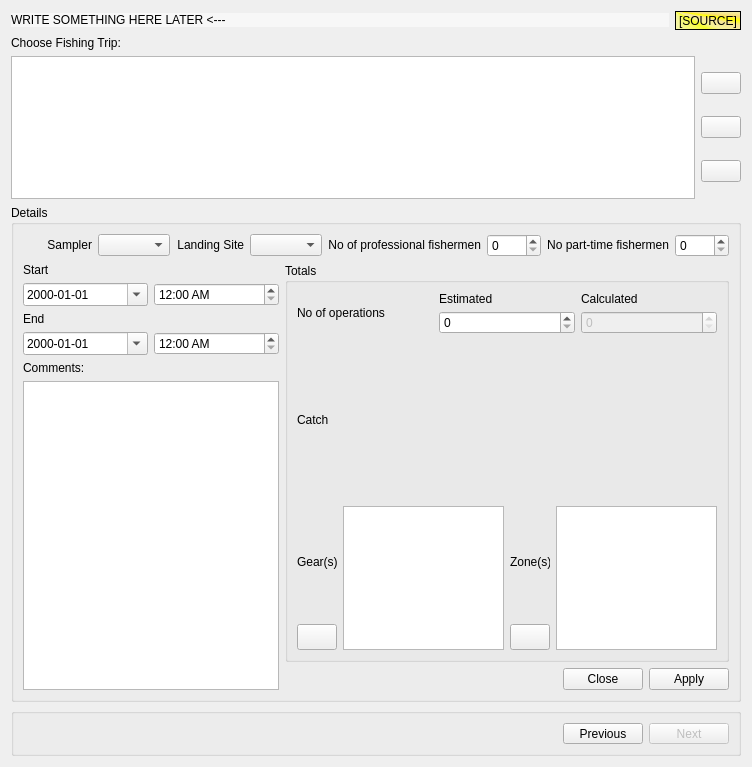
<?xml version="1.0" encoding="UTF-8"?>
<ui version="4.0">
 <class>FrmTrip</class>
 <widget class="QWidget" name="FrmTrip">
  <property name="geometry">
   <rect>
    <x>0</x>
    <y>0</y>
    <width>752</width>
    <height>767</height>
   </rect>
  </property>
  <property name="windowTitle">
   <string>Form</string>
  </property>
  <layout class="QVBoxLayout" name="verticalLayout_5">
   <item>
    <layout class="QHBoxLayout" name="horizontalLayout_9">
     <item>
      <widget class="QLabel" name="lbHeader">
       <property name="sizePolicy">
        <sizepolicy hsizetype="Preferred" vsizetype="Fixed">
         <horstretch>0</horstretch>
         <verstretch>0</verstretch>
        </sizepolicy>
       </property>
       <property name="styleSheet">
        <string notr="true">background-color:rgb(247, 247, 247)</string>
       </property>
       <property name="text">
        <string>WRITE SOMETHING HERE LATER &lt;---</string>
       </property>
      </widget>
     </item>
     <item>
      <widget class="QLabel" name="lbSource">
       <property name="sizePolicy">
        <sizepolicy hsizetype="Fixed" vsizetype="Fixed">
         <horstretch>0</horstretch>
         <verstretch>0</verstretch>
        </sizepolicy>
       </property>
       <property name="minimumSize">
        <size>
         <width>0</width>
         <height>19</height>
        </size>
       </property>
       <property name="styleSheet">
        <string notr="true">background-color: qconicalgradient(cx:0, cy:0, angle:135, stop:0 rgba(220, 220, 220, 69), stop:0.375 rgba(255, 255, 0, 69), stop:0.423533 rgba(251, 255, 0, 145), stop:0.45 rgba(247, 255, 0, 208), stop:0.477581 rgba(255, 244, 71, 130), stop:0.518717 rgba(255, 218, 71, 130), stop:0.55 rgba(255, 255, 0, 255), stop:0.57754 rgba(255, 203, 0, 130), stop:0.625 rgba(255, 255, 0, 69), stop:1 rgba(255, 255, 0, 69));
font: 75 10pt &quot;Fixedsys&quot;;</string>
       </property>
       <property name="frameShape">
        <enum>QFrame::StyledPanel</enum>
       </property>
       <property name="frameShadow">
        <enum>QFrame::Raised</enum>
       </property>
       <property name="text">
        <string>[SOURCE]</string>
       </property>
       <property name="scaledContents">
        <bool>true</bool>
       </property>
      </widget>
     </item>
    </layout>
   </item>
   <item>
    <widget class="QLabel" name="label_23">
     <property name="text">
      <string>Choose Fishing Trip:</string>
     </property>
     <property name="buddy">
      <cstring>tableView</cstring>
     </property>
    </widget>
   </item>
   <item>
    <layout class="QHBoxLayout" name="horizontalLayout_2">
     <item>
      <widget class="QTableView" name="tableView">
       <property name="sizePolicy">
        <sizepolicy hsizetype="Expanding" vsizetype="Expanding">
         <horstretch>0</horstretch>
         <verstretch>0</verstretch>
        </sizepolicy>
       </property>
       <property name="focusPolicy">
        <enum>Qt::StrongFocus</enum>
       </property>
       <property name="toolTip">
        <string>Choose sampled fishing trip (or create a new one)</string>
       </property>
       <property name="statusTip">
        <string>Choose sampled fishing trip (or create a new one)</string>
       </property>
       <property name="whatsThis">
        <string>In this widget we can choose a sampled fishing trip, or create a new one</string>
       </property>
       <property name="selectionMode">
        <enum>QAbstractItemView::SingleSelection</enum>
       </property>
       <property name="selectionBehavior">
        <enum>QAbstractItemView::SelectRows</enum>
       </property>
      </widget>
     </item>
     <item>
      <layout class="QVBoxLayout" name="verticalLayout_4">
       <item>
        <widget class="QPushButton" name="pushNew">
         <property name="toolTip">
          <string>Create new record</string>
         </property>
         <property name="statusTip">
          <string>Create new record</string>
         </property>
         <property name="whatsThis">
          <string>Creates new record</string>
         </property>
         <property name="text">
          <string/>
         </property>
         <property name="icon">
          <iconset resource="app_new.qrc">
           <normaloff>:/app_new/filenew.png</normaloff>:/app_new/filenew.png</iconset>
         </property>
        </widget>
       </item>
       <item>
        <widget class="QPushButton" name="pushEdit">
         <property name="sizePolicy">
          <sizepolicy hsizetype="Preferred" vsizetype="Fixed">
           <horstretch>0</horstretch>
           <verstretch>0</verstretch>
          </sizepolicy>
         </property>
         <property name="toolTip">
          <string>Edit record</string>
         </property>
         <property name="statusTip">
          <string>Edit record</string>
         </property>
         <property name="whatsThis">
          <string>Edits record</string>
         </property>
         <property name="text">
          <string/>
         </property>
         <property name="icon">
          <iconset resource="app_new.qrc">
           <normaloff>:/app_new/pencil.png</normaloff>:/app_new/pencil.png</iconset>
         </property>
         <property name="checkable">
          <bool>true</bool>
         </property>
        </widget>
       </item>
       <item>
        <widget class="QPushButton" name="pushRemove">
         <property name="sizePolicy">
          <sizepolicy hsizetype="Preferred" vsizetype="Fixed">
           <horstretch>0</horstretch>
           <verstretch>0</verstretch>
          </sizepolicy>
         </property>
         <property name="toolTip">
          <string>Remove record</string>
         </property>
         <property name="statusTip">
          <string>Remove record</string>
         </property>
         <property name="whatsThis">
          <string>Removes record</string>
         </property>
         <property name="text">
          <string/>
         </property>
         <property name="icon">
          <iconset resource="app_new.qrc">
           <normaloff>:/app_new/cancel.png</normaloff>:/app_new/cancel.png</iconset>
         </property>
         <property name="shortcut">
          <string>Del</string>
         </property>
        </widget>
       </item>
      </layout>
     </item>
    </layout>
   </item>
   <item>
    <widget class="QGroupBox" name="groupDetails">
     <property name="sizePolicy">
      <sizepolicy hsizetype="Preferred" vsizetype="Preferred">
       <horstretch>0</horstretch>
       <verstretch>0</verstretch>
      </sizepolicy>
     </property>
     <property name="focusPolicy">
      <enum>Qt::StrongFocus</enum>
     </property>
     <property name="title">
      <string>Details</string>
     </property>
     <layout class="QFormLayout" name="formLayout">
      <item row="0" column="0" colspan="2">
       <layout class="QHBoxLayout" name="horizontalLayout_11">
        <item>
         <widget class="QLabel" name="label_6">
          <property name="sizePolicy">
           <sizepolicy hsizetype="Preferred" vsizetype="Fixed">
            <horstretch>0</horstretch>
            <verstretch>0</verstretch>
           </sizepolicy>
          </property>
          <property name="text">
           <string>Sampler</string>
          </property>
          <property name="alignment">
           <set>Qt::AlignRight|Qt::AlignTrailing|Qt::AlignVCenter</set>
          </property>
          <property name="buddy">
           <cstring>cmbSampler</cstring>
          </property>
         </widget>
        </item>
        <item>
         <widget class="QComboBox" name="cmbSampler">
          <property name="toolTip">
           <string>Choose sampler</string>
          </property>
          <property name="statusTip">
           <string>Choose sampler</string>
          </property>
          <property name="whatsThis">
           <string>In this widget we can choose a sampler</string>
          </property>
         </widget>
        </item>
        <item>
         <widget class="QLabel" name="label_2">
          <property name="sizePolicy">
           <sizepolicy hsizetype="Preferred" vsizetype="Fixed">
            <horstretch>0</horstretch>
            <verstretch>0</verstretch>
           </sizepolicy>
          </property>
          <property name="text">
           <string>Landing Site</string>
          </property>
          <property name="alignment">
           <set>Qt::AlignRight|Qt::AlignTrailing|Qt::AlignVCenter</set>
          </property>
          <property name="buddy">
           <cstring>cmbSite</cstring>
          </property>
         </widget>
        </item>
        <item>
         <widget class="QComboBox" name="cmbSite">
          <property name="toolTip">
           <string>Choose Landing Site</string>
          </property>
          <property name="statusTip">
           <string>Choose Landing Site</string>
          </property>
          <property name="whatsThis">
           <string>In this widget we can select a landing site</string>
          </property>
         </widget>
        </item>
        <item>
         <widget class="QLabel" name="label_22">
          <property name="sizePolicy">
           <sizepolicy hsizetype="Preferred" vsizetype="Fixed">
            <horstretch>0</horstretch>
            <verstretch>0</verstretch>
           </sizepolicy>
          </property>
          <property name="text">
           <string>No of professional fishermen</string>
          </property>
          <property name="alignment">
           <set>Qt::AlignRight|Qt::AlignTrailing|Qt::AlignVCenter</set>
          </property>
          <property name="buddy">
           <cstring>spinProf</cstring>
          </property>
         </widget>
        </item>
        <item>
         <widget class="QSpinBox" name="spinProf">
          <property name="sizePolicy">
           <sizepolicy hsizetype="Fixed" vsizetype="Fixed">
            <horstretch>0</horstretch>
            <verstretch>0</verstretch>
           </sizepolicy>
          </property>
          <property name="focusPolicy">
           <enum>Qt::StrongFocus</enum>
          </property>
          <property name="toolTip">
           <string>Number of professional fishermen</string>
          </property>
          <property name="statusTip">
           <string>Number of professional fishermen</string>
          </property>
          <property name="whatsThis">
           <string>Input the number of professional fishermen</string>
          </property>
          <property name="maximum">
           <number>1000</number>
          </property>
         </widget>
        </item>
        <item>
         <widget class="QLabel" name="label_24">
          <property name="sizePolicy">
           <sizepolicy hsizetype="Preferred" vsizetype="Fixed">
            <horstretch>0</horstretch>
            <verstretch>0</verstretch>
           </sizepolicy>
          </property>
          <property name="text">
           <string>No part-time fishermen</string>
          </property>
          <property name="alignment">
           <set>Qt::AlignRight|Qt::AlignTrailing|Qt::AlignVCenter</set>
          </property>
          <property name="buddy">
           <cstring>spinPart</cstring>
          </property>
         </widget>
        </item>
        <item>
         <widget class="QSpinBox" name="spinPart">
          <property name="sizePolicy">
           <sizepolicy hsizetype="Fixed" vsizetype="Fixed">
            <horstretch>0</horstretch>
            <verstretch>0</verstretch>
           </sizepolicy>
          </property>
          <property name="focusPolicy">
           <enum>Qt::StrongFocus</enum>
          </property>
          <property name="toolTip">
           <string>Part-time fishermen</string>
          </property>
          <property name="statusTip">
           <string>Part-time fishermen</string>
          </property>
          <property name="whatsThis">
           <string>Input the number of part-time fishermen</string>
          </property>
          <property name="maximum">
           <number>1000</number>
          </property>
         </widget>
        </item>
       </layout>
      </item>
      <item row="1" column="0">
       <layout class="QVBoxLayout" name="verticalLayout">
        <item>
         <widget class="QLabel" name="label_14">
          <property name="sizePolicy">
           <sizepolicy hsizetype="Preferred" vsizetype="Fixed">
            <horstretch>0</horstretch>
            <verstretch>0</verstretch>
           </sizepolicy>
          </property>
          <property name="text">
           <string>Start</string>
          </property>
          <property name="buddy">
           <cstring>dtStart</cstring>
          </property>
         </widget>
        </item>
        <item>
         <layout class="QHBoxLayout" name="horizontalLayout_5">
          <item>
           <widget class="QDateEdit" name="dtStart">
            <property name="maximumDate">
             <date>
              <year>2070</year>
              <month>1</month>
              <day>1</day>
             </date>
            </property>
            <property name="minimumDate">
             <date>
              <year>1969</year>
              <month>12</month>
              <day>31</day>
             </date>
            </property>
            <property name="displayFormat">
             <string>yyyy-MM-dd</string>
            </property>
            <property name="calendarPopup">
             <bool>true</bool>
            </property>
            <property name="timeSpec">
             <enum>Qt::UTC</enum>
            </property>
           </widget>
          </item>
          <item>
           <widget class="QTimeEdit" name="timeStart">
            <property name="displayFormat">
             <string>hh:mm AP</string>
            </property>
            <property name="timeSpec">
             <enum>Qt::LocalTime</enum>
            </property>
           </widget>
          </item>
         </layout>
        </item>
        <item>
         <widget class="QLabel" name="label_25">
          <property name="sizePolicy">
           <sizepolicy hsizetype="Preferred" vsizetype="Fixed">
            <horstretch>0</horstretch>
            <verstretch>0</verstretch>
           </sizepolicy>
          </property>
          <property name="text">
           <string>End</string>
          </property>
          <property name="buddy">
           <cstring>dtEnd</cstring>
          </property>
         </widget>
        </item>
        <item>
         <layout class="QHBoxLayout" name="horizontalLayout_6">
          <item>
           <widget class="QDateEdit" name="dtEnd">
            <property name="maximumDate">
             <date>
              <year>2070</year>
              <month>1</month>
              <day>1</day>
             </date>
            </property>
            <property name="minimumDate">
             <date>
              <year>1969</year>
              <month>12</month>
              <day>31</day>
             </date>
            </property>
            <property name="displayFormat">
             <string>yyyy-MM-dd</string>
            </property>
            <property name="calendarPopup">
             <bool>true</bool>
            </property>
            <property name="timeSpec">
             <enum>Qt::UTC</enum>
            </property>
           </widget>
          </item>
          <item>
           <widget class="QTimeEdit" name="timeEnd">
            <property name="displayFormat">
             <string>hh:mm AP</string>
            </property>
            <property name="timeSpec">
             <enum>Qt::LocalTime</enum>
            </property>
           </widget>
          </item>
         </layout>
        </item>
        <item>
         <widget class="QLabel" name="label_13">
          <property name="sizePolicy">
           <sizepolicy hsizetype="Preferred" vsizetype="Fixed">
            <horstretch>0</horstretch>
            <verstretch>0</verstretch>
           </sizepolicy>
          </property>
          <property name="text">
           <string>Comments:</string>
          </property>
          <property name="buddy">
           <cstring>textComments</cstring>
          </property>
         </widget>
        </item>
        <item>
         <widget class="QPlainTextEdit" name="textComments">
          <property name="sizePolicy">
           <sizepolicy hsizetype="Expanding" vsizetype="Preferred">
            <horstretch>0</horstretch>
            <verstretch>0</verstretch>
           </sizepolicy>
          </property>
          <property name="toolTip">
           <string>Comments</string>
          </property>
          <property name="statusTip">
           <string>Comments</string>
          </property>
          <property name="whatsThis">
           <string>Input comments</string>
          </property>
         </widget>
        </item>
       </layout>
      </item>
      <item row="1" column="1">
       <layout class="QVBoxLayout" name="verticalLayout_9">
        <item>
         <widget class="QGroupBox" name="groupTotals">
          <property name="sizePolicy">
           <sizepolicy hsizetype="Preferred" vsizetype="Expanding">
            <horstretch>0</horstretch>
            <verstretch>0</verstretch>
           </sizepolicy>
          </property>
          <property name="title">
           <string>Totals</string>
          </property>
          <layout class="QVBoxLayout" name="verticalLayout_8">
           <item>
            <layout class="QHBoxLayout" name="horizontalLayout_3">
             <item>
              <widget class="QLabel" name="label_4">
               <property name="sizePolicy">
                <sizepolicy hsizetype="Preferred" vsizetype="Preferred">
                 <horstretch>0</horstretch>
                 <verstretch>0</verstretch>
                </sizepolicy>
               </property>
               <property name="text">
                <string>No of operations</string>
               </property>
               <property name="buddy">
                <cstring>spinNOE</cstring>
               </property>
              </widget>
             </item>
             <item>
              <layout class="QVBoxLayout" name="verticalLayout_6">
               <item>
                <widget class="QLabel" name="label">
                 <property name="sizePolicy">
                  <sizepolicy hsizetype="Preferred" vsizetype="Fixed">
                   <horstretch>0</horstretch>
                   <verstretch>0</verstretch>
                  </sizepolicy>
                 </property>
                 <property name="minimumSize">
                  <size>
                   <width>0</width>
                   <height>13</height>
                  </size>
                 </property>
                 <property name="text">
                  <string>Estimated</string>
                 </property>
                </widget>
               </item>
               <item>
                <widget class="QSpinBox" name="spinNOE">
                 <property name="toolTip">
                  <string>Number of fishing operations (estimated)</string>
                 </property>
                 <property name="statusTip">
                  <string>Number of fishing operations (estimated)</string>
                 </property>
                 <property name="whatsThis">
                  <string>Number of fishing operations (estimated)</string>
                 </property>
                 <property name="maximum">
                  <number>1000</number>
                 </property>
                </widget>
               </item>
              </layout>
             </item>
             <item>
              <layout class="QVBoxLayout" name="verticalLayout_7">
               <item>
                <widget class="QLabel" name="label_3">
                 <property name="sizePolicy">
                  <sizepolicy hsizetype="Preferred" vsizetype="Fixed">
                   <horstretch>0</horstretch>
                   <verstretch>0</verstretch>
                  </sizepolicy>
                 </property>
                 <property name="minimumSize">
                  <size>
                   <width>0</width>
                   <height>13</height>
                  </size>
                 </property>
                 <property name="text">
                  <string>Calculated</string>
                 </property>
                </widget>
               </item>
               <item>
                <widget class="QSpinBox" name="spinNOC">
                 <property name="enabled">
                  <bool>false</bool>
                 </property>
                 <property name="toolTip">
                  <string>Number of fishing operations (calculated)</string>
                 </property>
                 <property name="statusTip">
                  <string>Number of fishing operations (calculated)</string>
                 </property>
                 <property name="whatsThis">
                  <string>Number of fishing operations (calculated)</string>
                 </property>
                 <property name="maximum">
                  <number>1000</number>
                 </property>
                </widget>
               </item>
              </layout>
             </item>
            </layout>
           </item>
           <item>
            <layout class="QHBoxLayout" name="horizontalLayout_4">
             <item>
              <widget class="QLabel" name="label_8">
               <property name="sizePolicy">
                <sizepolicy hsizetype="Fixed" vsizetype="Preferred">
                 <horstretch>0</horstretch>
                 <verstretch>0</verstretch>
                </sizepolicy>
               </property>
               <property name="minimumSize">
                <size>
                 <width>0</width>
                 <height>28</height>
                </size>
               </property>
               <property name="text">
                <string>Catch</string>
               </property>
               <property name="buddy">
                <cstring>catchInputCtrl</cstring>
               </property>
              </widget>
             </item>
             <item>
              <widget class="CatchInputCtrl" name="catchInputCtrl">
               <property name="sizePolicy">
                <sizepolicy hsizetype="Expanding" vsizetype="Expanding">
                 <horstretch>0</horstretch>
                 <verstretch>0</verstretch>
                </sizepolicy>
               </property>
               <property name="minimumSize">
                <size>
                 <width>270</width>
                 <height>160</height>
                </size>
               </property>
              </widget>
             </item>
            </layout>
           </item>
           <item>
            <layout class="QHBoxLayout" name="horizontalLayout">
             <item>
              <layout class="QVBoxLayout" name="verticalLayout_2">
               <item>
                <widget class="QLabel" name="label_7">
                 <property name="sizePolicy">
                  <sizepolicy hsizetype="Minimum" vsizetype="Preferred">
                   <horstretch>0</horstretch>
                   <verstretch>0</verstretch>
                  </sizepolicy>
                 </property>
                 <property name="minimumSize">
                  <size>
                   <width>36</width>
                   <height>0</height>
                  </size>
                 </property>
                 <property name="text">
                  <string>Gear(s)</string>
                 </property>
                 <property name="buddy">
                  <cstring>listGears</cstring>
                 </property>
                </widget>
               </item>
               <item>
                <widget class="QPushButton" name="pushClear">
                 <property name="sizePolicy">
                  <sizepolicy hsizetype="Preferred" vsizetype="Fixed">
                   <horstretch>0</horstretch>
                   <verstretch>0</verstretch>
                  </sizepolicy>
                 </property>
                 <property name="minimumSize">
                  <size>
                   <width>0</width>
                   <height>26</height>
                  </size>
                 </property>
                 <property name="toolTip">
                  <string>Clear selection</string>
                 </property>
                 <property name="statusTip">
                  <string>Clear selection</string>
                 </property>
                 <property name="whatsThis">
                  <string>Clears selection</string>
                 </property>
                 <property name="text">
                  <string/>
                 </property>
                 <property name="icon">
                  <iconset resource="app_new.qrc">
                   <normaloff>:/app_new/locationbar_erase.png</normaloff>:/app_new/locationbar_erase.png</iconset>
                 </property>
                 <property name="iconSize">
                  <size>
                   <width>32</width>
                   <height>16</height>
                  </size>
                 </property>
                </widget>
               </item>
              </layout>
             </item>
             <item>
              <widget class="QListView" name="listGears">
               <property name="sizePolicy">
                <sizepolicy hsizetype="Expanding" vsizetype="Preferred">
                 <horstretch>0</horstretch>
                 <verstretch>0</verstretch>
                </sizepolicy>
               </property>
               <property name="toolTip">
                <string>Select the gear(s) used during this fishing trip</string>
               </property>
               <property name="statusTip">
                <string>Select the gear(s) used during this fishing trip</string>
               </property>
               <property name="whatsThis">
                <string>Select the gear(s) used during this fishing trip</string>
               </property>
               <property name="editTriggers">
                <set>QAbstractItemView::NoEditTriggers</set>
               </property>
               <property name="alternatingRowColors">
                <bool>false</bool>
               </property>
               <property name="selectionMode">
                <enum>QAbstractItemView::MultiSelection</enum>
               </property>
               <property name="selectionBehavior">
                <enum>QAbstractItemView::SelectRows</enum>
               </property>
               <property name="isWrapping" stdset="0">
                <bool>false</bool>
               </property>
               <property name="resizeMode">
                <enum>QListView::Adjust</enum>
               </property>
               <property name="wordWrap">
                <bool>true</bool>
               </property>
              </widget>
             </item>
             <item>
              <layout class="QVBoxLayout" name="verticalLayout_3">
               <item>
                <widget class="QLabel" name="label_5">
                 <property name="sizePolicy">
                  <sizepolicy hsizetype="Minimum" vsizetype="Preferred">
                   <horstretch>0</horstretch>
                   <verstretch>0</verstretch>
                  </sizepolicy>
                 </property>
                 <property name="minimumSize">
                  <size>
                   <width>36</width>
                   <height>16</height>
                  </size>
                 </property>
                 <property name="text">
                  <string>Zone(s)</string>
                 </property>
                 <property name="buddy">
                  <cstring>listZones</cstring>
                 </property>
                </widget>
               </item>
               <item>
                <widget class="QPushButton" name="pushClear2">
                 <property name="sizePolicy">
                  <sizepolicy hsizetype="Preferred" vsizetype="Fixed">
                   <horstretch>0</horstretch>
                   <verstretch>0</verstretch>
                  </sizepolicy>
                 </property>
                 <property name="minimumSize">
                  <size>
                   <width>0</width>
                   <height>26</height>
                  </size>
                 </property>
                 <property name="toolTip">
                  <string>Clear selection</string>
                 </property>
                 <property name="statusTip">
                  <string>Clear selection</string>
                 </property>
                 <property name="whatsThis">
                  <string>Clears selection</string>
                 </property>
                 <property name="text">
                  <string/>
                 </property>
                 <property name="icon">
                  <iconset resource="app_new.qrc">
                   <normaloff>:/app_new/locationbar_erase.png</normaloff>:/app_new/locationbar_erase.png</iconset>
                 </property>
                 <property name="iconSize">
                  <size>
                   <width>32</width>
                   <height>16</height>
                  </size>
                 </property>
                </widget>
               </item>
              </layout>
             </item>
             <item>
              <widget class="QListView" name="listZones">
               <property name="sizePolicy">
                <sizepolicy hsizetype="Expanding" vsizetype="Preferred">
                 <horstretch>0</horstretch>
                 <verstretch>0</verstretch>
                </sizepolicy>
               </property>
               <property name="toolTip">
                <string>Select the gear(s) used during this fishing trip</string>
               </property>
               <property name="statusTip">
                <string>Select the gear(s) used during this fishing trip</string>
               </property>
               <property name="whatsThis">
                <string>Select the gear(s) used during this fishing trip</string>
               </property>
               <property name="editTriggers">
                <set>QAbstractItemView::NoEditTriggers</set>
               </property>
               <property name="showDropIndicator" stdset="0">
                <bool>false</bool>
               </property>
               <property name="alternatingRowColors">
                <bool>false</bool>
               </property>
               <property name="selectionMode">
                <enum>QAbstractItemView::MultiSelection</enum>
               </property>
               <property name="selectionBehavior">
                <enum>QAbstractItemView::SelectRows</enum>
               </property>
               <property name="isWrapping" stdset="0">
                <bool>false</bool>
               </property>
               <property name="resizeMode">
                <enum>QListView::Adjust</enum>
               </property>
               <property name="wordWrap">
                <bool>true</bool>
               </property>
              </widget>
             </item>
            </layout>
           </item>
          </layout>
         </widget>
        </item>
        <item>
         <layout class="QHBoxLayout" name="horizontalLayout_12">
          <item>
           <widget class="QDialogButtonBox" name="buttonBox">
            <property name="standardButtons">
             <set>QDialogButtonBox::Apply|QDialogButtonBox::Close</set>
            </property>
           </widget>
          </item>
         </layout>
        </item>
       </layout>
      </item>
     </layout>
    </widget>
   </item>
   <item>
    <layout class="QHBoxLayout" name="horizontalLayout_16">
     <item>
      <widget class="QGroupBox" name="groupBox_2">
       <property name="sizePolicy">
        <sizepolicy hsizetype="Preferred" vsizetype="Fixed">
         <horstretch>0</horstretch>
         <verstretch>0</verstretch>
        </sizepolicy>
       </property>
       <property name="minimumSize">
        <size>
         <width>0</width>
         <height>48</height>
        </size>
       </property>
       <property name="title">
        <string/>
       </property>
       <layout class="QHBoxLayout" name="horizontalLayout_10">
        <item>
         <spacer name="horizontalSpacer">
          <property name="orientation">
           <enum>Qt::Horizontal</enum>
          </property>
          <property name="sizeHint" stdset="0">
           <size>
            <width>40</width>
            <height>20</height>
           </size>
          </property>
         </spacer>
        </item>
        <item>
         <widget class="QPushButton" name="pushPrevious">
          <property name="text">
           <string>Previous</string>
          </property>
          <property name="icon">
           <iconset resource="app_new.qrc">
            <normaloff>:/app_new/back.png</normaloff>:/app_new/back.png</iconset>
          </property>
         </widget>
        </item>
        <item>
         <widget class="QPushButton" name="pushNext">
          <property name="enabled">
           <bool>false</bool>
          </property>
          <property name="text">
           <string>Next</string>
          </property>
          <property name="icon">
           <iconset resource="app_new.qrc">
            <normaloff>:/app_new/forward.png</normaloff>:/app_new/forward.png</iconset>
          </property>
         </widget>
        </item>
       </layout>
      </widget>
     </item>
    </layout>
   </item>
  </layout>
 </widget>
 <customwidgets>
  <customwidget>
   <class>CatchInputCtrl</class>
   <extends>QWidget</extends>
   <header>catchinputctrl.h</header>
  </customwidget>
 </customwidgets>
 <tabstops>
  <tabstop>tableView</tabstop>
  <tabstop>pushNew</tabstop>
  <tabstop>pushEdit</tabstop>
  <tabstop>pushRemove</tabstop>
  <tabstop>cmbSampler</tabstop>
  <tabstop>cmbSite</tabstop>
  <tabstop>spinProf</tabstop>
  <tabstop>spinPart</tabstop>
  <tabstop>textComments</tabstop>
  <tabstop>spinNOE</tabstop>
  <tabstop>spinNOC</tabstop>
  <tabstop>catchInputCtrl</tabstop>
  <tabstop>listGears</tabstop>
  <tabstop>listZones</tabstop>
  <tabstop>pushClear</tabstop>
  <tabstop>pushClear2</tabstop>
  <tabstop>buttonBox</tabstop>
  <tabstop>pushPrevious</tabstop>
  <tabstop>pushNext</tabstop>
 </tabstops>
 <resources>
  <include location="app_new.qrc"/>
 </resources>
 <connections>
  <connection>
   <sender>pushNew</sender>
   <signal>clicked()</signal>
   <receiver>FrmTrip</receiver>
   <slot>createRecord()</slot>
   <hints>
    <hint type="sourcelabel">
     <x>723</x>
     <y>85</y>
    </hint>
    <hint type="destinationlabel">
     <x>374</x>
     <y>296</y>
    </hint>
   </hints>
  </connection>
  <connection>
   <sender>buttonBox</sender>
   <signal>clicked(QAbstractButton*)</signal>
   <receiver>FrmTrip</receiver>
   <slot>onButtonClick(QAbstractButton*)</slot>
   <hints>
    <hint type="sourcelabel">
     <x>547</x>
     <y>505</y>
    </hint>
    <hint type="destinationlabel">
     <x>374</x>
     <y>296</y>
    </hint>
   </hints>
  </connection>
  <connection>
   <sender>tableView</sender>
   <signal>clicked(QModelIndex)</signal>
   <receiver>FrmTrip</receiver>
   <slot>previewRow(QModelIndex)</slot>
   <hints>
    <hint type="sourcelabel">
     <x>355</x>
     <y>86</y>
    </hint>
    <hint type="destinationlabel">
     <x>374</x>
     <y>296</y>
    </hint>
   </hints>
  </connection>
  <connection>
   <sender>pushEdit</sender>
   <signal>clicked(bool)</signal>
   <receiver>FrmTrip</receiver>
   <slot>editRecord(bool)</slot>
   <hints>
    <hint type="sourcelabel">
     <x>725</x>
     <y>117</y>
    </hint>
    <hint type="destinationlabel">
     <x>375</x>
     <y>383</y>
    </hint>
   </hints>
  </connection>
  <connection>
   <sender>pushRemove</sender>
   <signal>clicked()</signal>
   <receiver>FrmTrip</receiver>
   <slot>removeRecord()</slot>
   <hints>
    <hint type="sourcelabel">
     <x>725</x>
     <y>157</y>
    </hint>
    <hint type="destinationlabel">
     <x>375</x>
     <y>383</y>
    </hint>
   </hints>
  </connection>
  <connection>
   <sender>pushClear</sender>
   <signal>clicked()</signal>
   <receiver>listGears</receiver>
   <slot>clearSelection()</slot>
   <hints>
    <hint type="sourcelabel">
     <x>502</x>
     <y>633</y>
    </hint>
    <hint type="destinationlabel">
     <x>502</x>
     <y>552</y>
    </hint>
   </hints>
  </connection>
  <connection>
   <sender>pushClear2</sender>
   <signal>clicked()</signal>
   <receiver>listZones</receiver>
   <slot>clearSelection()</slot>
   <hints>
    <hint type="sourcelabel">
     <x>625</x>
     <y>632</y>
    </hint>
    <hint type="destinationlabel">
     <x>625</x>
     <y>557</y>
    </hint>
   </hints>
  </connection>
 </connections>
 <slots>
  <slot>createRecord()</slot>
  <slot>onButtonClick(QAbstractButton*)</slot>
  <slot>previewRow(QModelIndex)</slot>
  <slot>editRecord(bool)</slot>
  <slot>removeRecord()</slot>
 </slots>
</ui>
